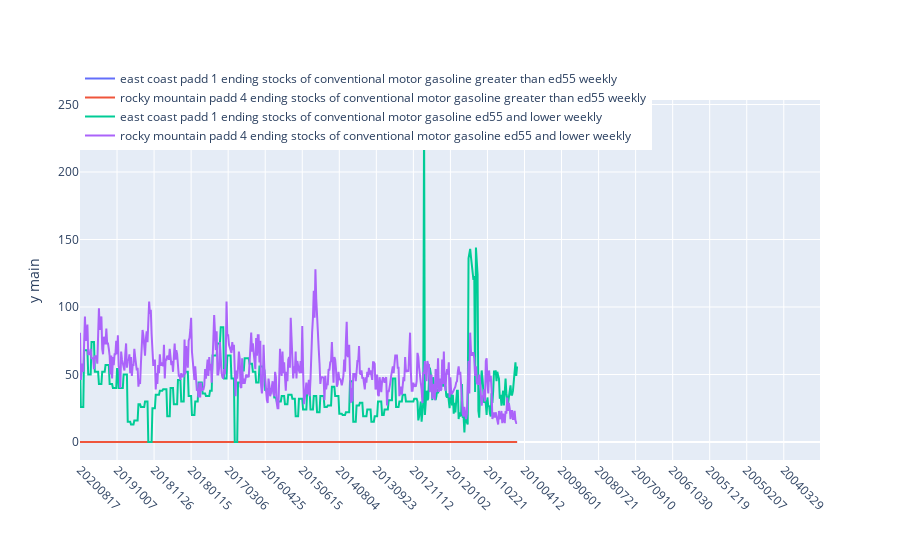
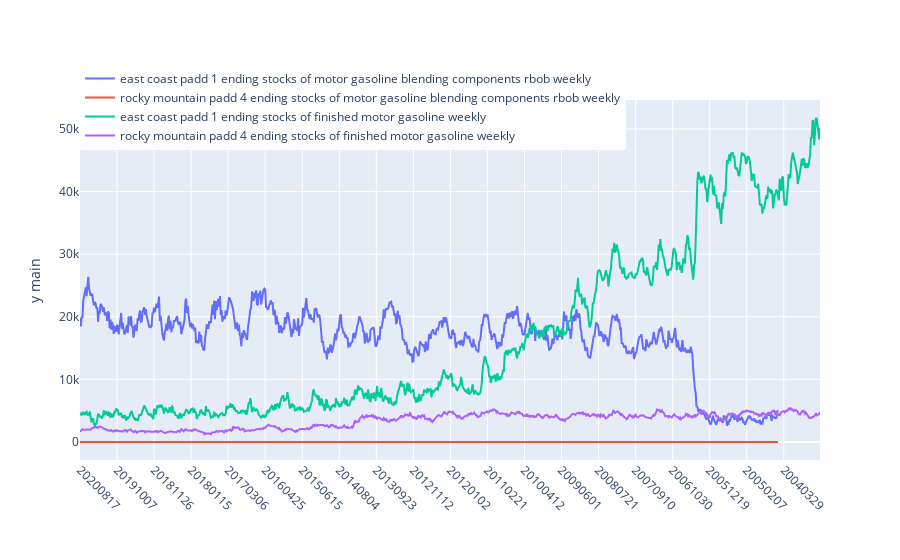
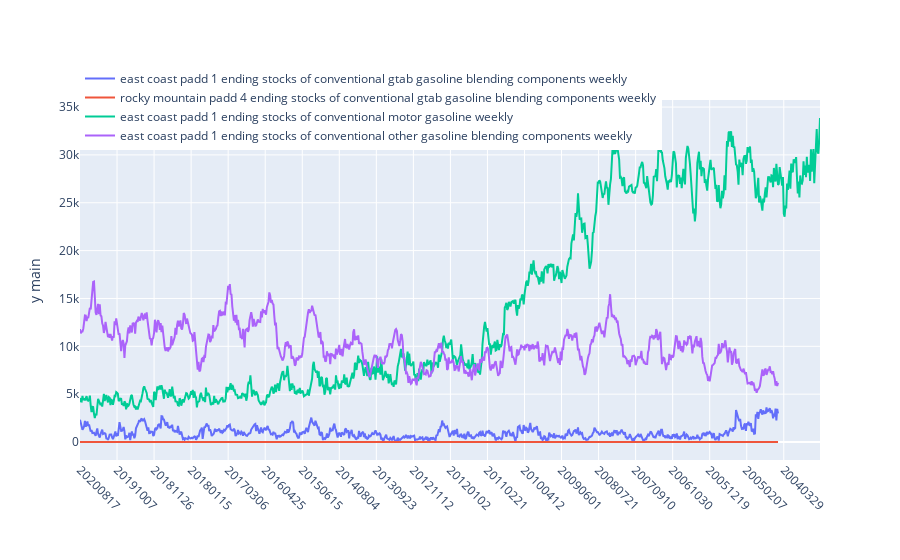
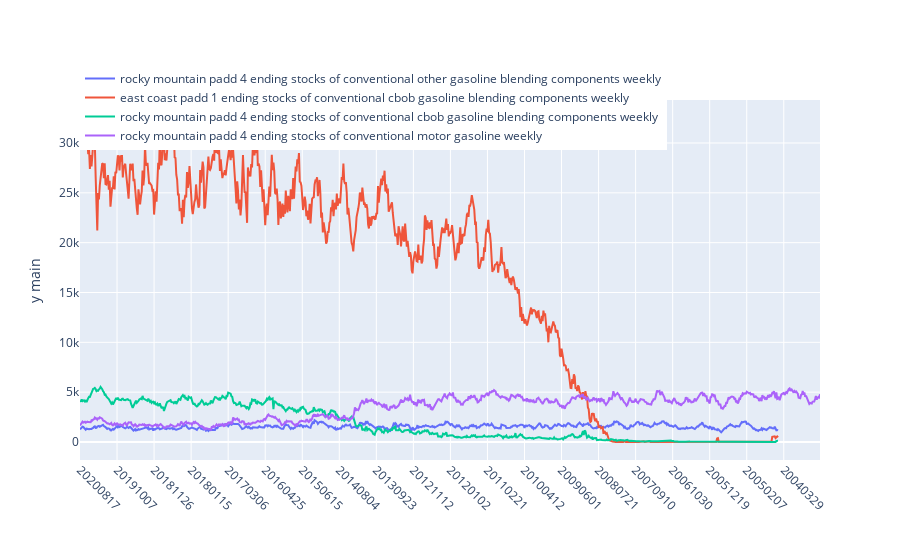

Notebook code cell kept with these figures, in order:
### Code cell
from dashapp import dashapp2 as dashapp
from plotly.offline import iplot

ys_per_graph = 4
clen = len(df_screen.columns.values)
glen = int(clen/ys_per_graph) + (1 if clen % ys_per_graph > 0 else 0)
all_y_cols = [c for c in df_screen.columns.values if c!='date']
for i in range(glen):
    b = i*ys_per_graph
    e = b + ys_per_graph
    cols = ['date'] + all_y_cols[b:e]
    iplot(dashapp.plotly_plot(df_screen[cols],x_column='date'))

### Figure 1 — Plotly figure (JSON) as saved in the notebook; plotly's stock layout.template omitted (floating-point values rounded to 4 significant figures; data arrays with more than 128 entries replaced by an {"elided": "..."} marker saying what was removed)
{"data": [{"name": "east coast padd 1 ending stocks of conventional motor gasoline greater than ed55 weekly", "type": "scatter", "x": {"elided": "900 int values"}, "y": {"elided": "900 int values"}, "yaxis": "y"}, {"name": "rocky mountain padd 4 ending stocks of conventional motor gasoline greater than ed55 weekly", "type": "scatter", "x": {"elided": "900 int values"}, "y": {"elided": "900 int values"}, "yaxis": "y"}, {"name": "east coast padd 1 ending stocks of conventional motor gasoline ed55 and lower weekly", "type": "scatter", "x": {"elided": "900 int values"}, "y": {"elided": "900 int values"}, "yaxis": "y"}, {"name": "rocky mountain padd 4 ending stocks of conventional motor gasoline ed55 and lower weekly", "type": "scatter", "x": {"elided": "900 int values"}, "y": {"elided": "900 int values"}, "yaxis": "y"}], "layout": {"autosize": true, "hovermode": "x", "legend": {"orientation": "h", "x": 0, "y": 1.1}, "margin": {"b": 100}, "modebar": {"bgcolor": "grey", "orientation": "v"}, "spikedistance": 1000, "title": {"x": 0.5, "xanchor": "center", "y": 0.9, "yanchor": "top"}, "xaxis": {"showspikes": true, "spikedash": "solid", "spikemode": "toaxis+across", "spikethickness": 1, "tickangle": 45, "ticktext": [20200817, 20191007, 20181126, 20180115, 20170306, 20160425, 20150615, 20140804, 20130923, 20121112, 20120102, 20110221, 20100412, 20090601, 20080721, 20070910, 20061030, 20051219, 20050207, 20040329], "tickvals": [20200817, 20191007, 20181126, 20180115, 20170306, 20160425, 20150615, 20140804, 20130923, 20121112, 20120102, 20110221, 20100412, 20090601, 20080721, 20070910, 20061030, 20051219, 20050207, 20040329], "type": "category"}, "yaxis": {"showspikes": true, "spikedash": "solid", "spikemode": "toaxis+across", "spikethickness": 1, "title": {"text": "y main"}}, "yaxis2": {"overlaying": "y", "side": "right", "title": {"text": "y alt"}}}}

### Figure 2 — Plotly figure (JSON) as saved in the notebook; plotly's stock layout.template omitted (floating-point values rounded to 4 significant figures; data arrays with more than 128 entries replaced by an {"elided": "..."} marker saying what was removed)
{"data": [{"name": "east coast padd 1 ending stocks of motor gasoline blending components rbob weekly", "type": "scatter", "x": {"elided": "900 int values"}, "y": {"elided": "900 int values"}, "yaxis": "y"}, {"name": "rocky mountain padd 4 ending stocks of motor gasoline blending components rbob weekly", "type": "scatter", "x": {"elided": "900 int values"}, "y": {"elided": "900 int values"}, "yaxis": "y"}, {"name": "east coast padd 1 ending stocks of finished motor gasoline weekly", "type": "scatter", "x": {"elided": "900 int values"}, "y": {"elided": "900 int values"}, "yaxis": "y"}, {"name": "rocky mountain padd 4 ending stocks of finished motor gasoline weekly", "type": "scatter", "x": {"elided": "900 int values"}, "y": {"elided": "900 int values"}, "yaxis": "y"}], "layout": {"autosize": true, "hovermode": "x", "legend": {"orientation": "h", "x": 0, "y": 1.1}, "margin": {"b": 100}, "modebar": {"bgcolor": "grey", "orientation": "v"}, "spikedistance": 1000, "title": {"x": 0.5, "xanchor": "center", "y": 0.9, "yanchor": "top"}, "xaxis": {"showspikes": true, "spikedash": "solid", "spikemode": "toaxis+across", "spikethickness": 1, "tickangle": 45, "ticktext": [20200817, 20191007, 20181126, 20180115, 20170306, 20160425, 20150615, 20140804, 20130923, 20121112, 20120102, 20110221, 20100412, 20090601, 20080721, 20070910, 20061030, 20051219, 20050207, 20040329], "tickvals": [20200817, 20191007, 20181126, 20180115, 20170306, 20160425, 20150615, 20140804, 20130923, 20121112, 20120102, 20110221, 20100412, 20090601, 20080721, 20070910, 20061030, 20051219, 20050207, 20040329], "type": "category"}, "yaxis": {"showspikes": true, "spikedash": "solid", "spikemode": "toaxis+across", "spikethickness": 1, "title": {"text": "y main"}}, "yaxis2": {"overlaying": "y", "side": "right", "title": {"text": "y alt"}}}}

### Figure 3 — Plotly figure (JSON) as saved in the notebook; plotly's stock layout.template omitted (floating-point values rounded to 4 significant figures; data arrays with more than 128 entries replaced by an {"elided": "..."} marker saying what was removed)
{"data": [{"name": "east coast padd 1 ending stocks of conventional gtab gasoline blending components weekly", "type": "scatter", "x": {"elided": "900 int values"}, "y": {"elided": "900 int values"}, "yaxis": "y"}, {"name": "rocky mountain padd 4 ending stocks of conventional gtab gasoline blending components weekly", "type": "scatter", "x": {"elided": "900 int values"}, "y": {"elided": "900 int values"}, "yaxis": "y"}, {"name": "east coast padd 1 ending stocks of conventional motor gasoline weekly", "type": "scatter", "x": {"elided": "900 int values"}, "y": {"elided": "900 int values"}, "yaxis": "y"}, {"name": "east coast padd 1 ending stocks of conventional other gasoline blending components weekly", "type": "scatter", "x": {"elided": "900 int values"}, "y": {"elided": "900 int values"}, "yaxis": "y"}], "layout": {"autosize": true, "hovermode": "x", "legend": {"orientation": "h", "x": 0, "y": 1.1}, "margin": {"b": 100}, "modebar": {"bgcolor": "grey", "orientation": "v"}, "spikedistance": 1000, "title": {"x": 0.5, "xanchor": "center", "y": 0.9, "yanchor": "top"}, "xaxis": {"showspikes": true, "spikedash": "solid", "spikemode": "toaxis+across", "spikethickness": 1, "tickangle": 45, "ticktext": [20200817, 20191007, 20181126, 20180115, 20170306, 20160425, 20150615, 20140804, 20130923, 20121112, 20120102, 20110221, 20100412, 20090601, 20080721, 20070910, 20061030, 20051219, 20050207, 20040329], "tickvals": [20200817, 20191007, 20181126, 20180115, 20170306, 20160425, 20150615, 20140804, 20130923, 20121112, 20120102, 20110221, 20100412, 20090601, 20080721, 20070910, 20061030, 20051219, 20050207, 20040329], "type": "category"}, "yaxis": {"showspikes": true, "spikedash": "solid", "spikemode": "toaxis+across", "spikethickness": 1, "title": {"text": "y main"}}, "yaxis2": {"overlaying": "y", "side": "right", "title": {"text": "y alt"}}}}

### Figure 4 — Plotly figure (JSON) as saved in the notebook; plotly's stock layout.template omitted (floating-point values rounded to 4 significant figures; data arrays with more than 128 entries replaced by an {"elided": "..."} marker saying what was removed)
{"data": [{"name": "rocky mountain padd 4 ending stocks of conventional other gasoline blending components weekly", "type": "scatter", "x": {"elided": "900 int values"}, "y": {"elided": "900 int values"}, "yaxis": "y"}, {"name": "east coast padd 1 ending stocks of conventional cbob gasoline blending components weekly", "type": "scatter", "x": {"elided": "900 int values"}, "y": {"elided": "900 int values"}, "yaxis": "y"}, {"name": "rocky mountain padd 4 ending stocks of conventional cbob gasoline blending components weekly", "type": "scatter", "x": {"elided": "900 int values"}, "y": {"elided": "900 int values"}, "yaxis": "y"}, {"name": "rocky mountain padd 4 ending stocks of conventional motor gasoline weekly", "type": "scatter", "x": {"elided": "900 int values"}, "y": {"elided": "900 int values"}, "yaxis": "y"}], "layout": {"autosize": true, "hovermode": "x", "legend": {"orientation": "h", "x": 0, "y": 1.1}, "margin": {"b": 100}, "modebar": {"bgcolor": "grey", "orientation": "v"}, "spikedistance": 1000, "title": {"x": 0.5, "xanchor": "center", "y": 0.9, "yanchor": "top"}, "xaxis": {"showspikes": true, "spikedash": "solid", "spikemode": "toaxis+across", "spikethickness": 1, "tickangle": 45, "ticktext": [20200817, 20191007, 20181126, 20180115, 20170306, 20160425, 20150615, 20140804, 20130923, 20121112, 20120102, 20110221, 20100412, 20090601, 20080721, 20070910, 20061030, 20051219, 20050207, 20040329], "tickvals": [20200817, 20191007, 20181126, 20180115, 20170306, 20160425, 20150615, 20140804, 20130923, 20121112, 20120102, 20110221, 20100412, 20090601, 20080721, 20070910, 20061030, 20051219, 20050207, 20040329], "type": "category"}, "yaxis": {"showspikes": true, "spikedash": "solid", "spikemode": "toaxis+across", "spikethickness": 1, "title": {"text": "y main"}}, "yaxis2": {"overlaying": "y", "side": "right", "title": {"text": "y alt"}}}}
